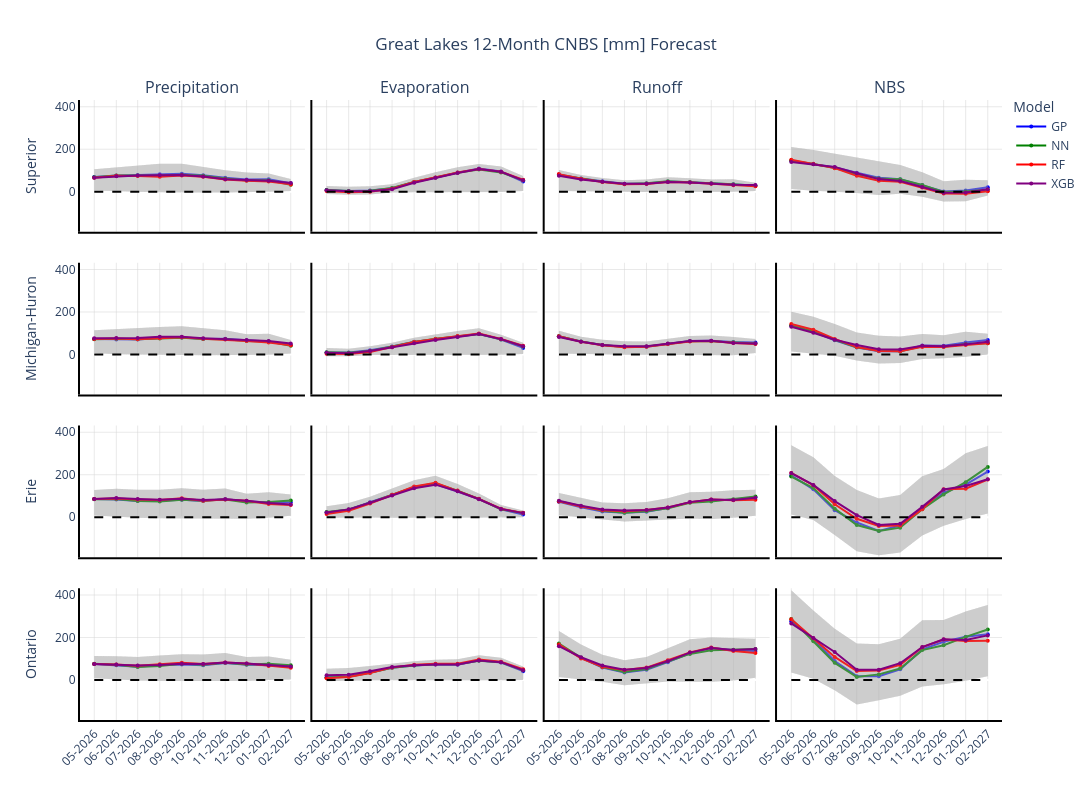

Write notebook code for a chart like this one.
### Markdown cell above
**Interactive 4×4 Grid of Great Lakes 12-Month NBS Forecasts**

This section uses **Plotly** to create a fully interactive **4×4 subplot grid** that visualizes the mean forecasts and uncertainty ranges for precipitation, evaporation, runoff, and total CNBS across the four Great Lakes basins.

### Code cell
plot_cnbs_forecast_interactive(df_filtered, local_path + 'cnbs-predictor/forecast/figures/CNBS_forecast.html')
